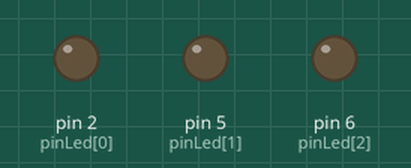
Recording of a sketch running on a simulated Arduino Uno, built with avr-gcc and run on an emulated ATmega328P. On the bench: output pins drawn as LEDs (lit = HIGH).

Above: at 0.5 s.
At 1.6 s:
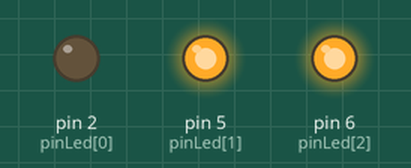
At 3.8 s:
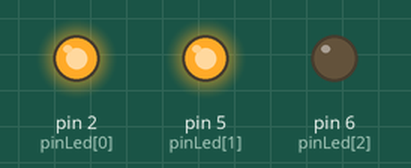
At 9.15 s:
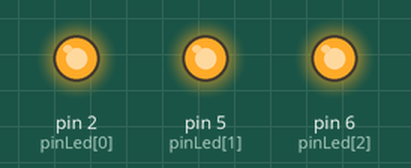
At 14.3 s:
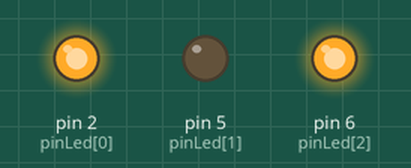
Timing chart, 0 to 15.1 s (numbered marks = the images above):
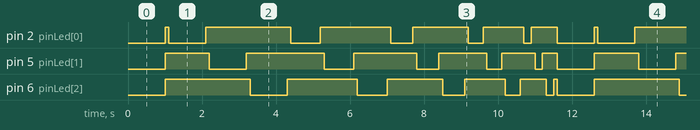

Measured:
- by itself, pin 2 (pinLed[0]): repeats every 11.6 s: LOW 1.0 s, HIGH 2.3 s, LOW 0.80 s, HIGH 1.9 s, LOW 0.60 s, HIGH 1.5 s, LOW 0.40 s, HIGH 1.1 s, LOW 0.20 s, HIGH 0.70 s, LOW 1.0 s, HIGH 0.10 s
- by itself, pin 5 (pinLed[1]): repeats every 11.6 s: LOW 1.0 s, HIGH 2.1 s, LOW 0.80 s, HIGH 1.7 s, LOW 0.60 s, HIGH 1.3 s, LOW 0.40 s, HIGH 0.90 s, LOW 0.20 s, HIGH 0.40 s, LOW 1.0 s, HIGH 1.2 s
- by itself, everything shown: repeats every 11.6 s, in 32 steps

The sketch:

blink3.ino
```cpp
//int pinLed1 = 2;
//int pinLed2 = 5;
//int pinLed3 = 6;

int pinLed[3] = {2,5,6};

void setup() {
  // put your setup code here, to run once:
//  pinMode(pinLed1, OUTPUT);
//  pinMode(pinLed2, OUTPUT);
//  pinMode(pinLed3, OUTPUT);
//
//  digitalWrite(pinLed1,HIGH); // on passe le pin à +5V
//  digitalWrite(pinLed2,HIGH);
//  digitalWrite(pinLed3,HIGH);

  for(int pin = 0; pin < 3; pin++){
    pinMode(pinLed[pin],OUTPUT);
    digitalWrite(pinLed[pin], HIGH);
  }
}

void loop() {
  // put your main code here, to run repeatedly:
//    digitalWrite(pinLed1,LOW); // on passe le pin à +5V
//    digitalWrite(pinLed2,LOW); // on passe le pin à +5V
//    digitalWrite(pinLed3,LOW); // on passe le pin à +5V
//    delay (1000);
//
//    digitalWrite(pinLed1,HIGH);
//    digitalWrite(pinLed2,HIGH);
//    digitalWrite(pinLed3,HIGH);
//    delay (100);
//
//  for(int temps = 1000 ;temps >= 200; temps -= 200)
//  {
//    digitalWrite(pinLed1, LOW);
//    delay(temps);
//    digitalWrite(pinLed1, HIGH);
//
//    digitalWrite(pinLed2, LOW);
//    delay(temps);
//    digitalWrite(pinLed2, HIGH);
//
//    digitalWrite(pinLed3, LOW);
//    delay(temps);
//    digitalWrite(pinLed3, HIGH);
//  }

  for( int i=0; i<3; i++) {
    digitalWrite(pinLed[i], LOW);
  }
  delay(1000);


  for( int i=0; i<3; i++) {
    digitalWrite(pinLed[i], HIGH);
  }
  delay(100);

  for(int temps = 1000 ;temps >= 200; temps -= 200){
    for(int i=0; i<3; i++){
      digitalWrite(pinLed[i], LOW);
      delay(temps);
      digitalWrite(pinLed[i], HIGH);
      delay(100);
    }
  }
}
```
